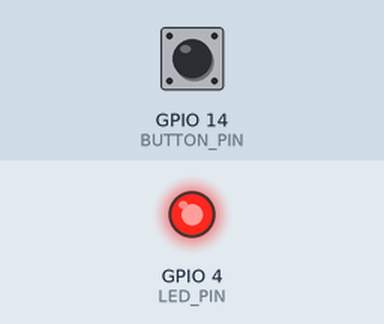
This sketch was run on a simulated ESP32. Shown: output pins drawn as LEDs (lit = HIGH). Inputs (shaded band) come from the test bench; at power-on: GPIO 14 (BUTTON_PIN) HIGH.

Above: at 1.2 s.
1.3 s: GPIO 14 (BUTTON_PIN) pulled LOW for 0.15 s
At 1.37 s:
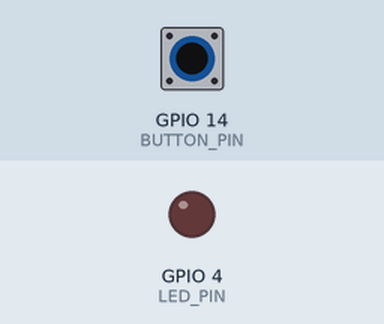
2.9 s: GPIO 14 (BUTTON_PIN) pulled LOW for 1 s
At 5.1 s:
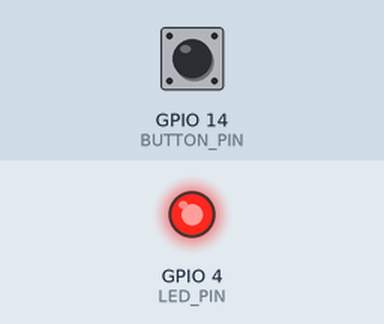
5.4 s: GPIO 14 (BUTTON_PIN) pulled LOW for 3.2 s
At 6.3 s:
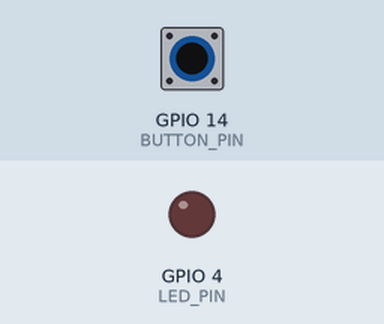
Timing chart, 0 to 10.1 s (numbered marks = the images above; inputs shaded):
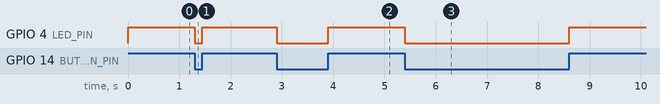

Measured:
- after the input at 1.3 s, GPIO 4 (LED_PIN): HIGH → LOW at once, → HIGH 0.15 s later
- after the input at 2.9 s, GPIO 4 (LED_PIN): HIGH → LOW at once, → HIGH 1.0 s later
- after the input at 5.4 s, GPIO 4 (LED_PIN): HIGH → LOW at once, → HIGH 3.2 s later

The sketch:

4_Task6_button.ino
```cpp
#define BUTTON_PIN 14
#define LED_PIN 4
#define BUZ_PIN 17

unsigned long pressStart = 0;
bool wasPressed = false;
bool buzzerOn = false;

void setup() {
  pinMode(BUTTON_PIN, INPUT_PULLUP);
  pinMode(LED_PIN, OUTPUT);
  pinMode(BUZ_PIN, OUTPUT);
}

void loop() {
  bool pressed = (digitalRead(BUTTON_PIN) == LOW);

  if (pressed && !wasPressed) {
    pressStart = millis();
    buzzerOn = false;
  }

  if (pressed) {
    unsigned long pressDuration = millis() - pressStart;

    if (pressDuration >= 5000 && !buzzerOn) {
      tone(BUZ_PIN, 1000);
      buzzerOn = true;
    }

    digitalWrite(LED_PIN, LOW);
  }

  if (!pressed && wasPressed) {
    noTone(BUZ_PIN);
    digitalWrite(BUZ_PIN, LOW);
    buzzerOn = false;
  }

  if (!pressed) {
    digitalWrite(LED_PIN, HIGH);
  }

  wasPressed = pressed;
}
```
